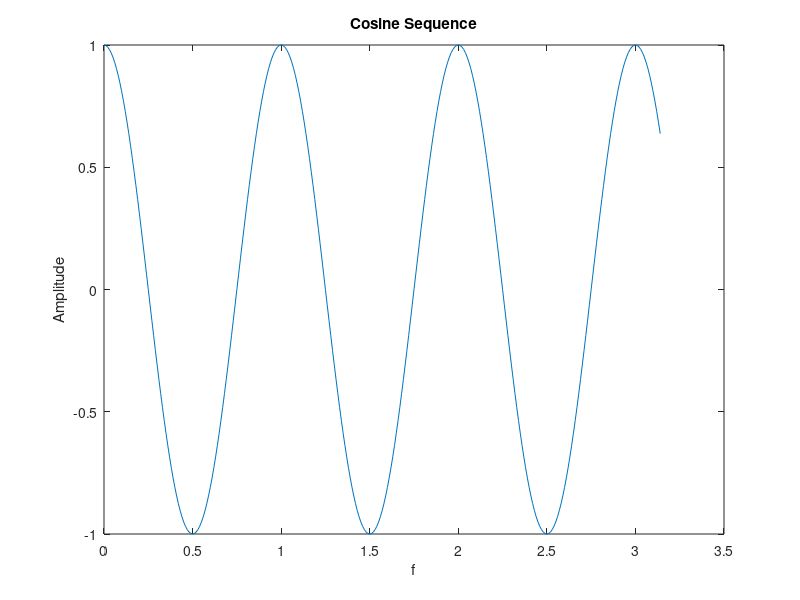

Here is the MATLAB script that generated this plot:
% Cosine Sequence:

t = 0:0.01:pi;
y = cos(2*pi*t);
plot(t, y);
xlabel('f');
ylabel('Amplitude');
title('Cosine Sequence');